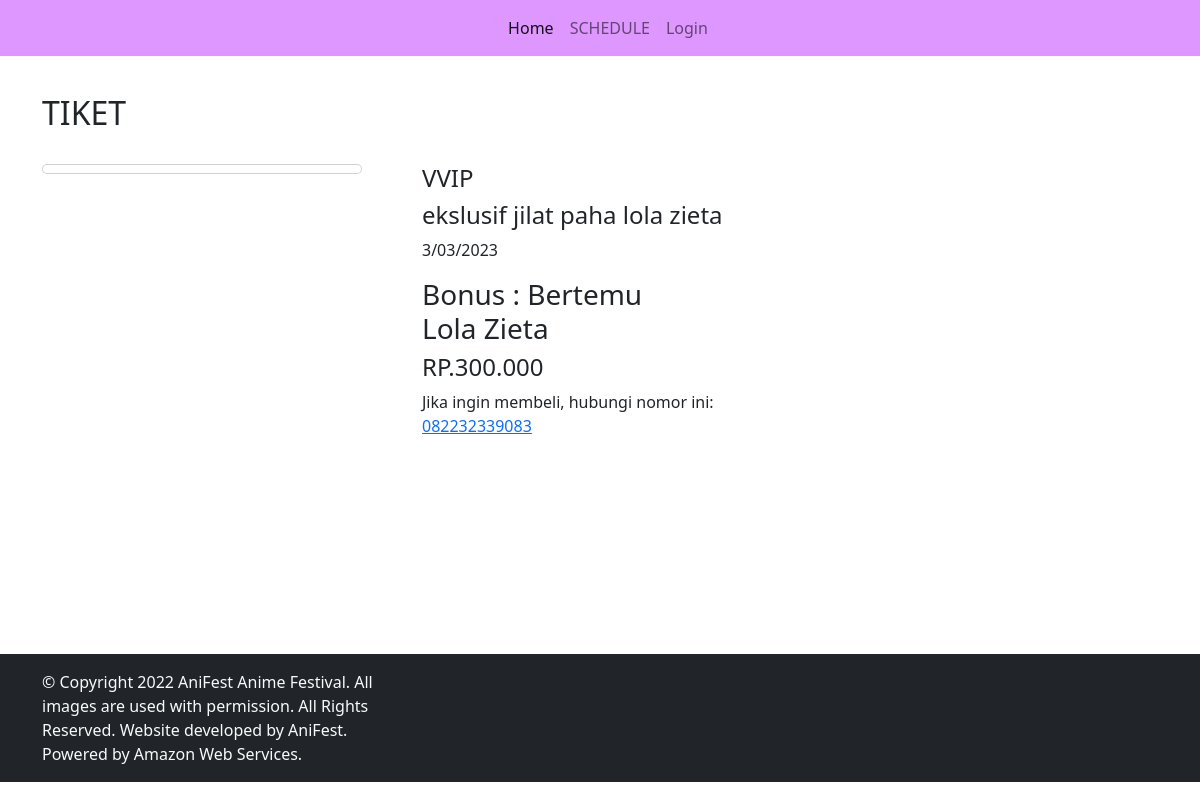
Page /php/detail3.php?id=3 on the committed database.
### tables this page shows
CREATE TABLE `tiket` (
  `id` int NOT NULL,
  `gambar` varchar(255) NOT NULL,
  `jenis` varchar(100) NOT NULL,
  `harga` decimal(10,3) NOT NULL,
  `jumlah_tiket` int NOT NULL DEFAULT '0',
  `keterangan` varchar(255) DEFAULT NULL,
  `guest_star_id` int DEFAULT NULL
);

CREATE TABLE `guest_stars` (
  `guest_star_id` int NOT NULL,
  `name` varchar(255) DEFAULT NULL,
  `description` text,
  `gambar` varchar(255) DEFAULT NULL
);

### php/functions.php (called while the page is built, shortened)
<?php
$conn = mysqli_connect("localhost:3306", "root", "", "tubes");
function query($query)
{
    global $conn;
    $result = mysqli_query($conn, $query);
    $rows = [];
    while ($row = mysqli_fetch_assoc($result)) {
        $rows[] = $row;
    }
    return $rows;
}

### php/detail3.php (the view, shortened to what this page needs)
<?php
require('functions.php');
$id = $_GET["id"];
$tiket = query("SELECT tiket.*, guest_stars.name AS nama_guest_star FROM tiket JOIN guest_stars ON tiket.guest_star_id = guest_stars.guest_star_id WHERE id = $id")[0];
?>
<!doctype html>
<html lang="en">
<head>
    <link href="https://cdn.jsdelivr.net/npm/bootstrap@5.2.3/dist/css/bootstrap.min.css" rel="stylesheet"
>
</head>
<body>
<nav class="navbar navbar-expand-lg fixed-top" data-bs-theme="light" style="background-color: rgb(222 151 255) !important">
  <div class="container-fluid">
    <div class="collapse navbar-collapse" id="navbarColor01">
      <ul class="navbar-nav ms-auto me-auto mb-lg-0">
        <li class="nav-item">
          <a class="nav-link active" aria-current="page" href="../index.php">Home</a>
        </li>
        <li class="nav-item">
          <a class="nav-link" href="../Schedule.php">SCHEDULE</a>
        </li>
        <?php
          if (isset($_SESSION['submit'])) {
            echo '<li class="nav-item"><a class="nav-link" href="./php/logout.php">Logout</a></li>';
          } else {
            echo '<li class="nav-item"><a class="nav-link" href="./php/login.php">Login</a></li>';
          }
        ?>
      </ul>
    </div>
  </div>
</nav>
<section style="margin-top: 70px;" id="inikatalog">
    <div class="container">
        <div class="row">
            <div class="col-12 my-2 py-3 d-flex align-item-center tittlecatalog">
                <h2 class="text-uppercase">TIKET</h2>
            </div>
        </div>
        <div class="row">
            <div class="col-lg-4 col-md-6 col-sm-12 ">
                <div class="card p-1" style="width: 20rem">
                </div>
            </div>
            <div class="col-lg-4 col-md-6 col-sm-12 ">
                <div class="card-body">
                    <h4><?= $tiket['jenis']; ?></h4>
                    <h4><?= $tiket['keterangan']; ?></h4>
                    <p>3/03/2023</p>
                    <h3>Bonus : Bertemu <br>
                <span><?= $tiket["nama_guest_star"]; ?></span></h3>
                    <div class="card-fasilitas">
                        <h4>RP.<?= $tiket['harga']; ?></h4>
                        <p>
                            Jika ingin membeli, hubungi nomor ini:
                            <span><a href="https://wa.me/628987654321">082232339083</a></span>
                        </p>
                    </div>
                </div>
            </div>
        </div>
    </div>
</section>
<div style="margin-top: 200px;">
<?php include('../modular/footer.php') ?>
</div>
</body>
</html>

### rows in the picture
tiket: jenis "VVIP", keterangan "ekslusif jilat paha lola zieta", guest_star.name "Lola Zieta", harga "300.000"
